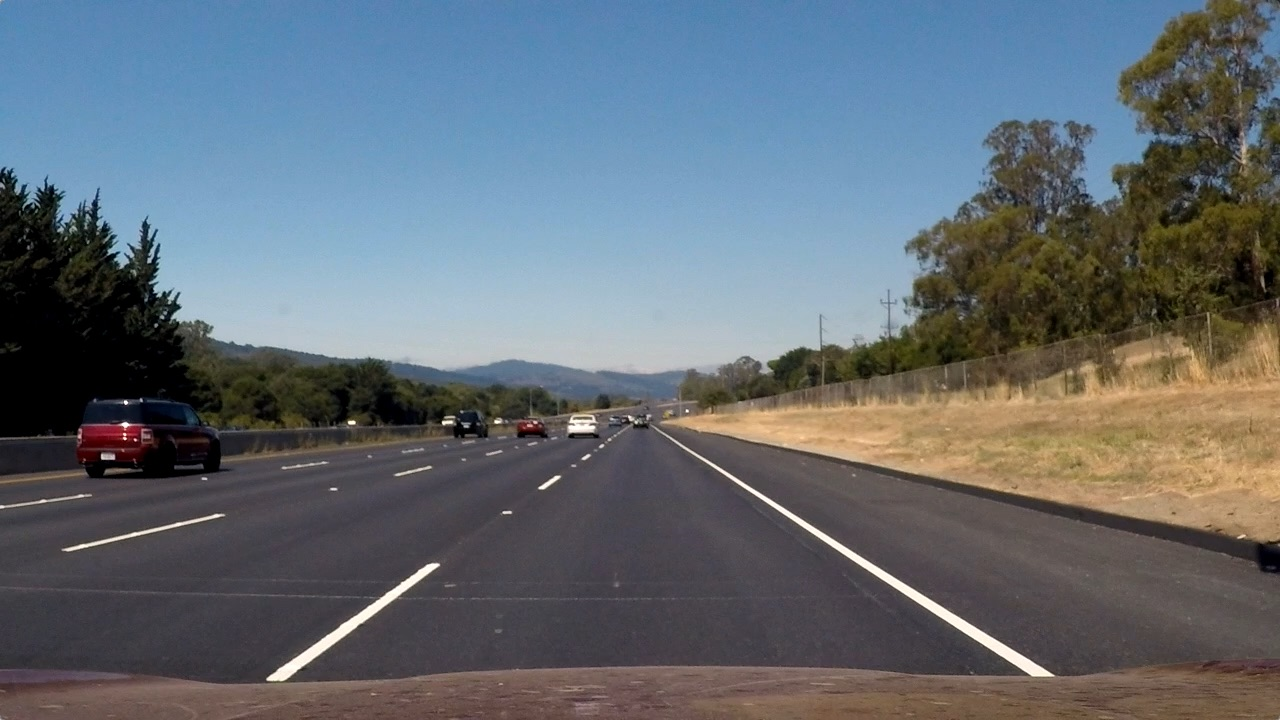
#> input picture test_images/straight_lines2.jpg, 1280 x 720 px
$ python gradient.py   (older library calls are emulated)
#> lines starting #> are read from the running program, lines starting #| are printed output that depends on the picture; after the words box and inside, x2 and y2 are one past the last pixel; in counts of white or black regions, pixels touching at a corner belong together
### camera.py
import os
import cv2
import pickle
import numpy as np
import matplotlib.pyplot as plt
import matplotlib.image as mpimg


#CONSTANTS
CAMERA_PARAMETERS_FILE = "parameter_camera.pkl"
WARP_PARAMETERS_FILE = "parameter_warp.pkl"

#COMMON FUNCTIONS
# [7 lines left out: function show_image, not called in this run]

def show_images(origin, undistorted, title1="", title2="", filename=None):
    f, (ax1, ax2) = plt.subplots(1, 2, figsize=(24, 9))
    f.tight_layout()
    if len(origin.shape) > 2:
        ax1.imshow(origin)
    else:
        #Gray image
        ax1.imshow(origin, cmap='gray')
    ax1.set_title(title1, fontsize=50)
    if len(undistorted.shape) > 2:
        ax2.imshow(undistorted)
    else:
        #Gray image
        ax2.imshow(undistorted, cmap='gray')
    ax2.set_title(title2, fontsize=50)
    plt.subplots_adjust(left=0., right=1, top=0.9, bottom=0.)
    if filename is not None:
        plt.savefig('output_images/'+filename+'.png', dpi=100)
    plt.show()

## CALIBRATE CAMERA
ret, mtx, dist, rvecs, tvecs = (None, None, None, None, None)

# Calibrate camera using the OpenCv chessboad method
# [35 lines left out: function calibrate_camera, not called in this run]

## UNDISTORT IMAGE
# Undistort images with paramters found with the chessboard method
def undistort_image(img):
    global ret, mtx, dist, rvecs, tvecs
    if mtx is None or dist is None:
        #try to load from file
        try:
            camera_pickle = pickle.load( open( CAMERA_PARAMETERS_FILE, "rb" ) )
            (ret, mtx, dist, rvecs, tvecs) = camera_pickle
        except:
            calibrate_camera('camera_cal')
    return cv2.undistort(img, mtx, dist, None, mtx)

##Transform Bird View Perspective
M = None
Minv = None
# [75 lines left out: functions calibrate_warp_dashboard, calibrate_warp_lane, not called in this run]

def warp(img, nx=9, ny=6):
    global M, Minv
    if M is None:
        try:
            warp_pickle = pickle.load( open(WARP_PARAMETERS_FILE, "rb" ) )
            (M, Minv) = warp_pickle
        except:
            calibrate_warp(img, nx, ny)
    img_size = (img.shape[1], img.shape[0])
    warped = cv2.warpPerspective(img, M, img_size, flags=cv2.INTER_LINEAR)
    return warped

## Separate Region
# [56 lines left out: functions region_of_interest, drawing, not called in this run]

# [8 lines that do not run on import are left out]
    #warp = warp(undistorted)
    #show_images(undistorted, warp, title1='Orginal', title2='Warped', filename='warp')


### gradient.py
import cv2
import numpy as np

## GRADIENT
def abs_sobel_thresh(img, orient='x', sobel_kernel=3, thresh=(0, 255)):
    # Calculate directional gradient
    o1, o2 = (1,0)
    if orient=='y':
        o1, o2 = (0,1)
    sobel = cv2.Sobel(img, cv2.CV_64F, o1, o2, ksize=sobel_kernel)
    sobel = np.absolute(sobel)
    # Rescale to 8-bit (0 - 255) then convert to type = np.uint8
    scaled_sobel = np.uint8(255*sobel/np.max(sobel))
    # Create a mask of 1's where the scaled gradient magnitude
    sbinary = np.zeros_like(scaled_sobel)
    # Apply threshold
    sbinary[(scaled_sobel >= thresh[0]) & (scaled_sobel <= thresh[1])] = 1
    return sbinary

# [25 lines left out: functions mag_thresh, dir_threshold, not called in this run]

def hls_threshold(img, thresh=(0, 255)):
    hls = cv2.cvtColor(img, cv2.COLOR_RGB2HLS)
    #threshold saturation
    s_channel = hls[:,:,2]
    s_binary = np.zeros_like(s_channel)
    s_binary[(s_channel >= thresh[0]) & (s_channel <= thresh[1])] = 1
    return s_binary

def hue_threshold(img):
    hsv = cv2.cvtColor(img, cv2.COLOR_RGB2HSV)
    #get yellow and white color for hue
    h_channel = hsv[:,:,0]
    s_channel = hsv[:,:,1]
    v_channel = hsv[:,:,2]
    #get only yellow
    y_binary = np.zeros_like(h_channel)
    y_binary[((h_channel >= 0) & (h_channel <= 40))
             & ((s_channel >= 80) & (s_channel <= 255))
             & ((v_channel >= 200) & (v_channel <= 255))] = 1 #200 - 255
    #get only white
    w_binary = np.zeros_like(h_channel)
    w_binary[((h_channel >= 20) & (h_channel <= 255))
             & ((s_channel >= 0) & (s_channel <= 80))
             & ((v_channel >= 200) & (v_channel <= 255))] = 1
    combined = np.zeros_like(h_channel)
    combined[((y_binary == 1) | (w_binary == 1))] = 1
    return combined

# [26 lines left out: function test_gradient, not called in this run]

def combined_gradient(img):
    gray = cv2.cvtColor(img, cv2.COLOR_RGB2GRAY)
    gradx = abs_sobel_thresh(gray, orient='x', sobel_kernel=3, thresh=(20,100))
    hls = hls_threshold(img, thresh=(170, 255))
    hue = hue_threshold(img)
    combined = np.zeros_like(gradx)
    combined[((hue == 1) & (hls == 1)) | (gradx == 1) ] = 1
    return combined

if __name__ == "__main__":
    import matplotlib.image as mpimg
    #Project imports
    import camera

    print("Test Gradient")
    img = mpimg.imread('test_images/straight_lines2.jpg')
#> img is the input picture: shape (720, 1280, 3); mean R, G, B 99.4, 107.7, 115.1
    #img = mpimg.imread('test_images/test5.jpg')
    undistorted = camera.undistort_image(img)
#> (reads parameter_camera.pkl from the repository)
    warp = camera.warp(undistorted)
#> (reads parameter_warp.pkl from the repository)
    gradient = combined_gradient(warp)
#> in combined_gradient, `gradx = abs_sobel_thresh(gray, orient='x', sobel_kernel=3, thresh=(20,..`:
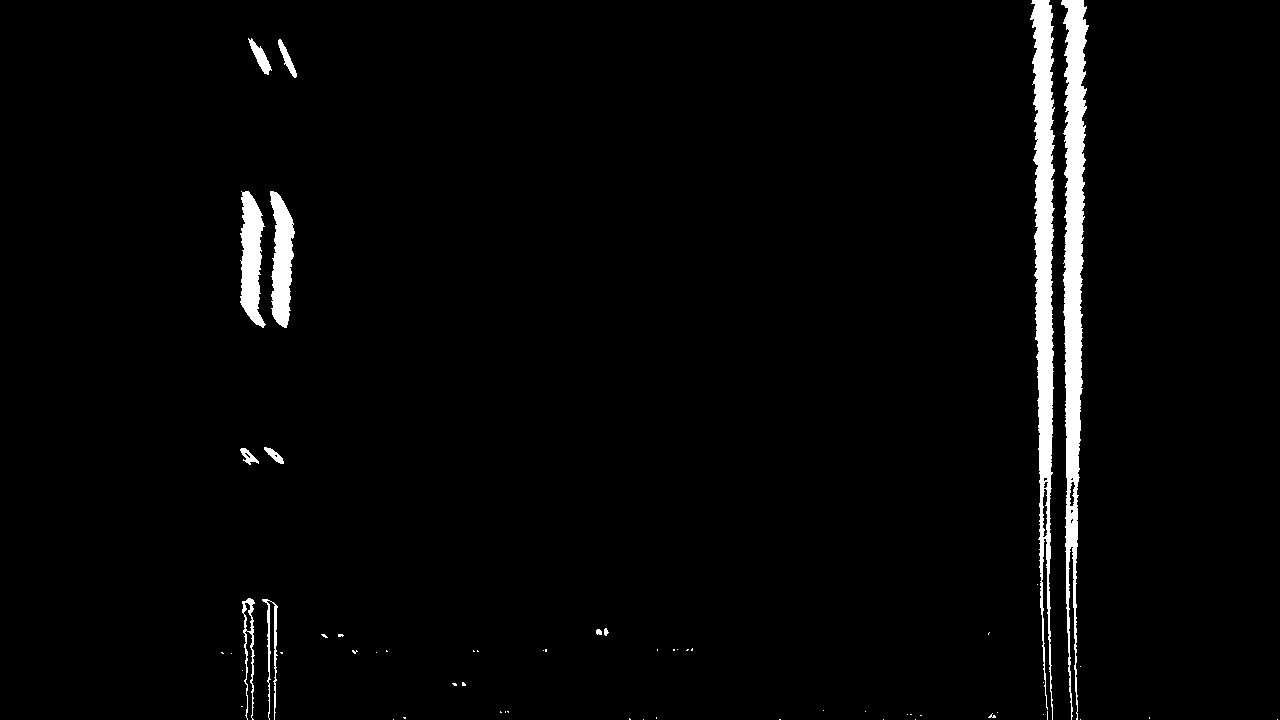
#> gradx: shape (720, 1280); values 0 (black) and 1 (white), 2.8% white; 60 white regions (48 under 20 px), largest, box (x1, y1, x2, y2) and area: (1061, 0, 1089, 720) 9834, (1030, 0, 1055, 720) 9155, (240, 191, 266, 328) 2287
#> in hls_threshold, `hls = cv2.cvtColor(img, cv2.COLOR_RGB2HLS)`: hls: shape (720, 1280, 3); mean of channels 0, 1, 2 129.7, 82.1, 15.9
#> in combined_gradient, `hls = hls_threshold(img, thresh=(170, 255))`: hls: shape (720, 1280); values 0 (black) and 1 (white), 0.89% white; 18 white regions (8 under 20 px), largest, box (x1, y1, x2, y2) and area: (1048, 338, 1072, 720) 5161, (251, 604, 270, 720) 1736, (1052, 229, 1064, 339) 746
#> in hue_threshold, `hsv = cv2.cvtColor(img, cv2.COLOR_RGB2HSV)`: hsv: shape (720, 1280, 3); mean H, S, V 129.8, 24.5, 86.2
#> in hue_threshold, `h_channel = hsv[:,:,0]`:
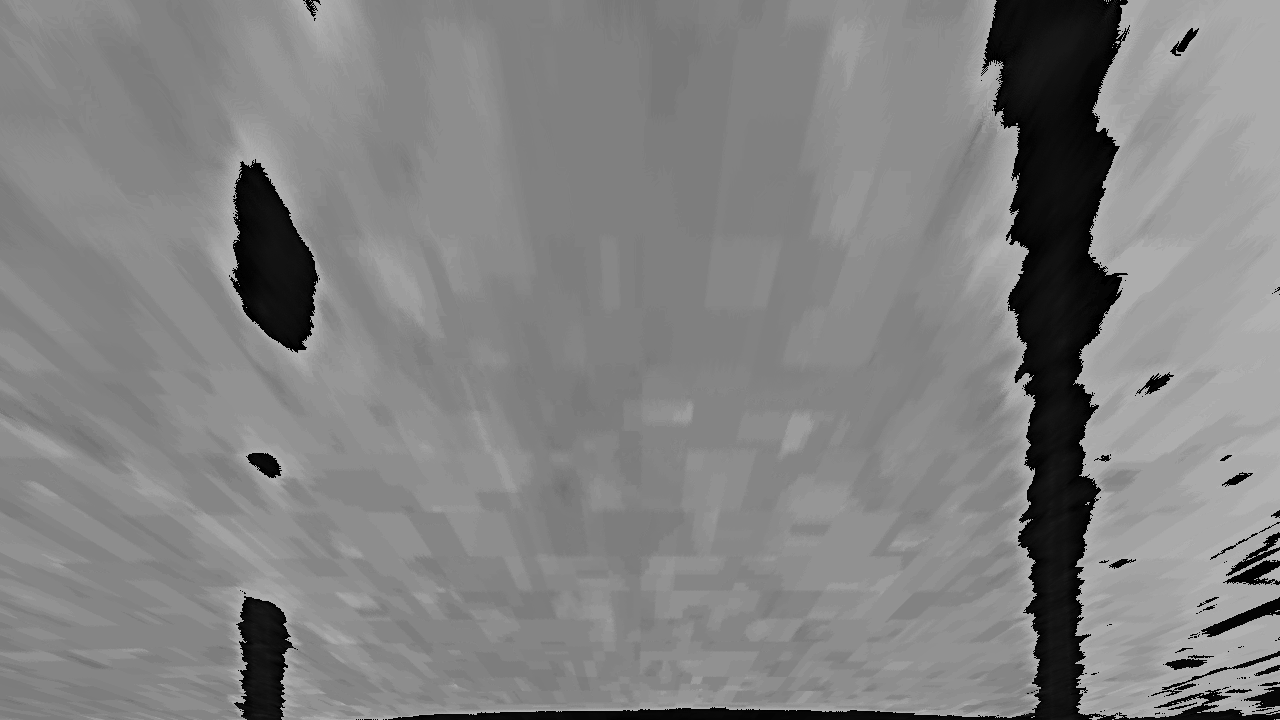
#> h_channel: shape (720, 1280); min 0, max 179, mean 129.8
#> in hue_threshold, `s_channel = hsv[:,:,1]`:
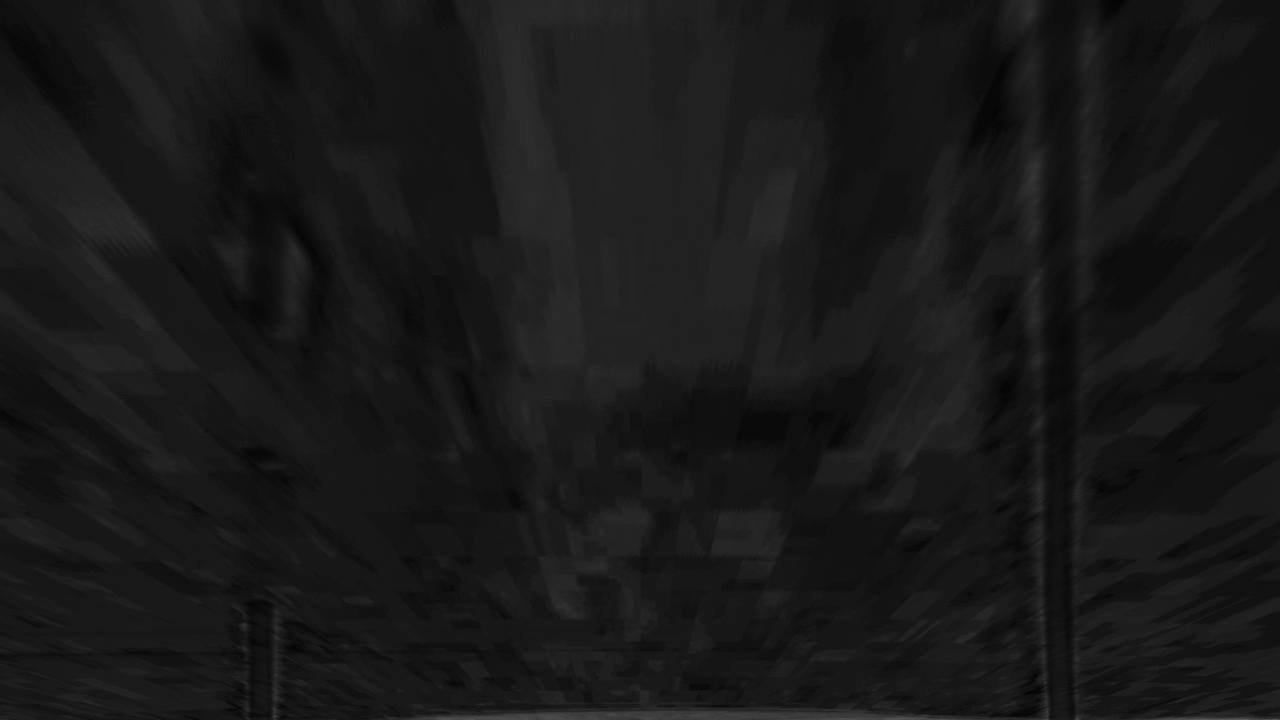
#> s_channel: shape (720, 1280); min 0, max 92, mean 24.5
#> in combined_gradient, `hue = hue_threshold(img)`: hue: shape (720, 1280); values 0 (black) and 1 (white), 0.46% white; 118 white regions (93 under 20 px), largest, box (x1, y1, x2, y2) and area: (1047, 22, 1072, 80) 866, (251, 663, 271, 691) 315, (1048, 660, 1071, 700) 306
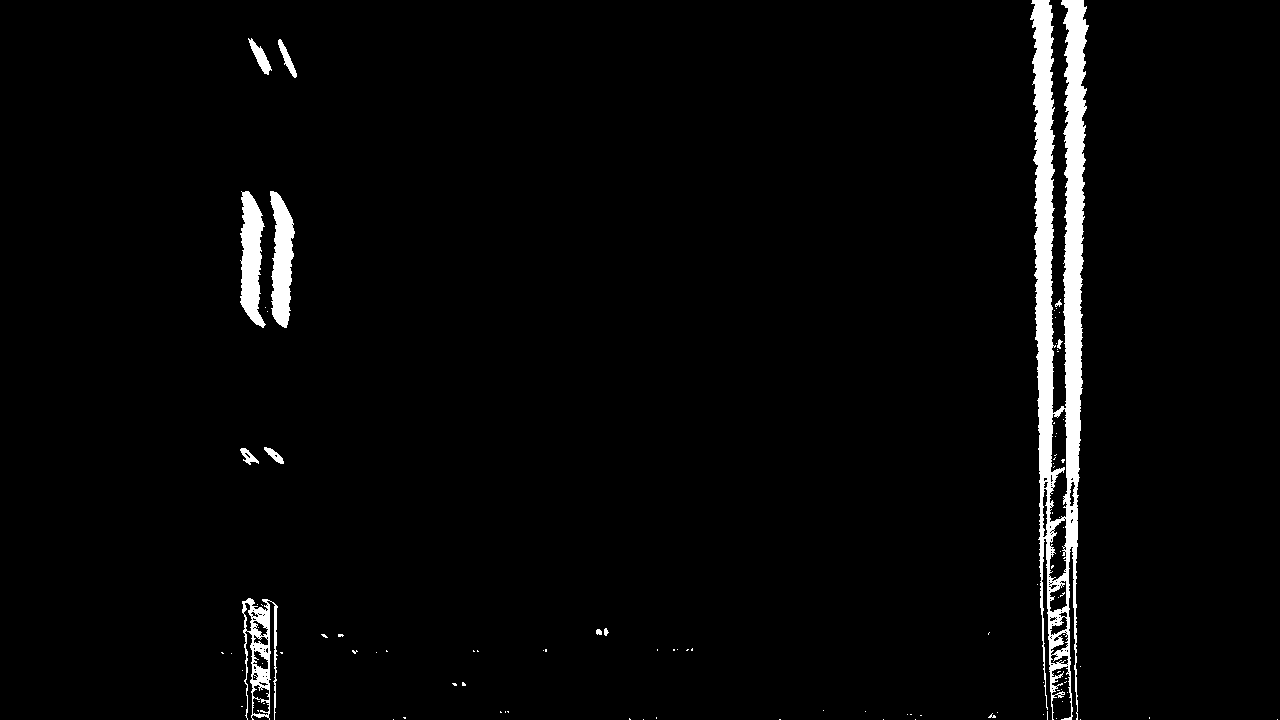
#> gradient: shape (720, 1280); values 0 (black) and 1 (white), 3% white; 102 white regions (90 under 20 px), largest, box (x1, y1, x2, y2) and area: (1030, 0, 1089, 720) 20358, (240, 191, 266, 328) 2287, (270, 191, 295, 328) 2257
    camera.show_images(warp, gradient, title1='Original', title2='Gradient', filename='gradient_warp')
